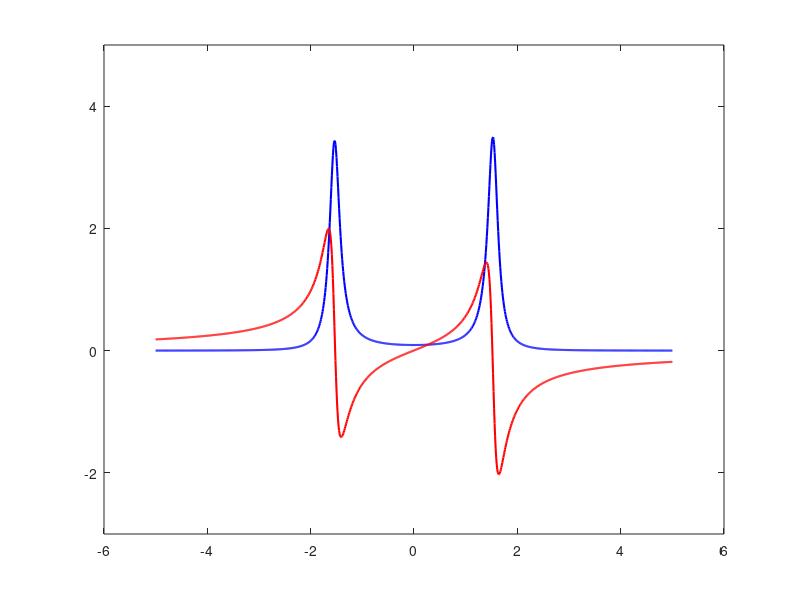

This chart was generated by the following MATLAB code:
clear all;
close all;
deltap = -5.0*10^11 : 0.01*10^11 : 5.0*10^11; 
deltac1=1.0*10^9;
deltac2=2.0*10^9;
g21 = 1.0*10^9;  
g31 = 1.0*10^9;   
g41 = 4.2*10^11;  
Omega_c1 = 1.5*10^11; 
Omega_c2 = 1.0*10^11; 
K = 1.4*10^17; 
omegap = 10.08*10^14; 
c = 3*10^8;


Delta1 = deltap+1i*(g21/2); 
Delta2 = deltap +deltac1+1i*(g31/2);
Delta3 = deltap +deltac2+1i*(g41/2); 

Dp = (Delta2 + 1i*g31/2) .* (Delta3 + 1i*g41/2) - abs(Omega_c2)^2;
D = (Delta1 + 1i*g21/2) .* (Delta2 + 1i*g31/2) .* (Delta3 + 1i*g41/2)- abs(Omega_c1)^2 .* (Delta3 + 1i*g41/2)- abs(Omega_c2)^2 .* (Delta1 + 1i*g21/2);
A=((2.*c.*K)./(omegap));
l=A*A*84000;

%chi3 = ((2*c*K) / omegap )* ((l*abs(Dp)) ./ abs(D))((abs(Dp).^2 + (abs(Omega_c1)^2) (abs(Delta3 + 1i*g41/2).^2) +( abs(Omega_c2)^2)*(abs(Omega_c1)^2))/ abs(D).^2);

chi1=((-A.*Dp)./D);
%chi1a=imag(chi1);
plot(deltap ./ 10^11,imag(chi1),'b', 'LineWidth', 1.5)
hold on;
%plot(deltap / 10^11, real(chi3), 'o');
%hold on;
%chi1b=real(chi1);
plot(deltap ./ 10^11,real(chi1),'r', 'LineWidth', 1.5)
hold on;
%plot(deltap / 10^11, imag(chi3), '.'); 
%grid on;
ylim([-3,5]);